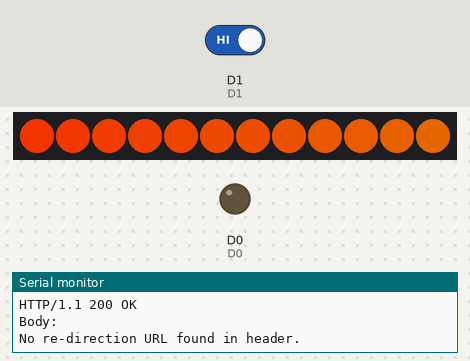
This sketch was run on a simulated ESP8266 (NodeMCU). On the bench: 12 RGB LEDs in strip order, left to right, output pins drawn as LEDs (lit = HIGH), the last lines printed to the serial monitor. Inputs (shaded band) come from the test bench; at power-on: D1 HIGH. Dim RGB values are drawn brighter than linear; WiFi joins after 1.5 s; servers stay silent unless stated; uploads are accepted with an empty reply.

Above: at 4.8 s.
4.9 s: D1 driven LOW
At 4.98 s:
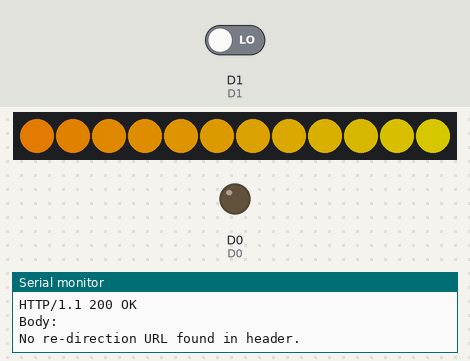
11.9 s: D1 driven HIGH
At 22.13 s:
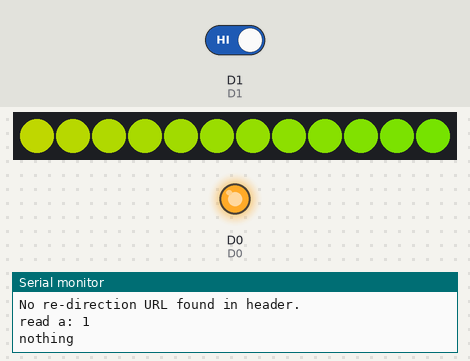
23.4 s: D1 driven LOW
At 31.5 s:
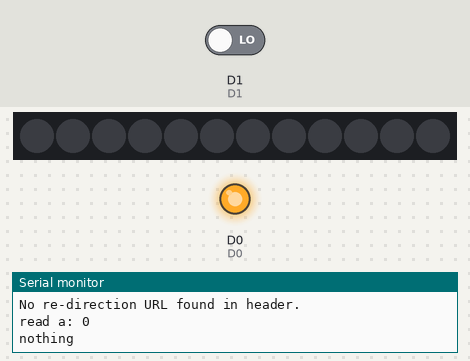
Timing chart, 0 to 33.0 s (numbered marks = the images above; inputs shaded):
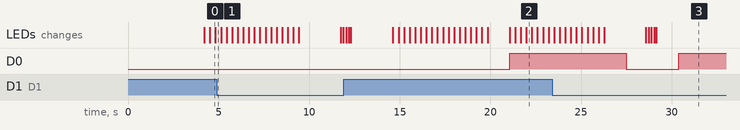

Measured:
- after the input at 4.9 s, D0: stays LOW (without the input it goes to HIGH after 5.8 s)
- after the input at 11.9 s, D0: LOW → HIGH after 9.2 s instead of 1.6 s; the LEDs: first differ from a run without the input after 2.7 s (image 2 shows a later state)
- after the input at 23.4 s, D0: HIGH → LOW after 4.1 s, → HIGH 2.9 s later

The sketch:

GoogleDocs.ino
```cpp
/*
    Taipei HackerSpace IOT online check-in system
    Modified by Rudi. Repo at http://github.com/todocono/ESPRedirect
    Date: 2016-07-18

    HTTPS with follow-redirect example
    Created by Sujay S. Phadke, 2016

    Based on the WifiClientSecure example by
    Ivan Grokhotkov
 *  *
    This example is in public domain.
*/

#include <Adafruit_NeoPixel.h>

#define D0 16     //onboard LED
#define D1 5
#define D2 4
#define D3 0
#define D4 2      //onboard LED
#define D5 14
#define D6 12
#define D7 13
#define D8 15   //needs to be open when flashing

#define PIN D2

#include <ESP8266WiFi.h>
#include "HTTPSRedirect.h"
Adafruit_NeoPixel strip = Adafruit_NeoPixel(12, PIN, NEO_GRB + NEO_KHZ800);

// Replace with your network credentials
const char* ssid = "TPE-Hackerspace";
const char* password = "HN74874666";

static boolean newState;
static boolean oldState;
const char* host = "script.google.com";
const char* googleRedirHost = "script.googleusercontent.com";
const char *GScriptId = "AKfycbwIoZSoplXOlg67FiBS1zdNO5APHmOVMpM8nWJ2Pwa3ny1cswc";


// Google sheet hosted at  https://docs.google.com/spreadsheets/d/1EjDXjxsU1T6WPc_2eDv9oyeZjQBobPMp4C9s1Qw9QYs/edit?usp=sharing
// Google Script hosted at https://script.google.com/macros/s/AKfycbwIoZSoplXOlg67FiBS1zdNO5APHmOVMpM8nWJ2Pwa3ny1cswc/exec
// Note that the script gets a value that is the ID of the user

const int httpsPort = 443;

// http://askubuntu.com/questions/156620/how-to-verify-the-ssl-fingerprint-by-command-line-wget-curl/
// echo | openssl s_client -connect script.google.com:443 |& openssl x509 -fingerprint -noout

// SHA1 fingerprint of the certificate
//these are fingerprints from other locations/MACs:
//const char* fingerprint = "94 2F 19 F7 A8 B4 5B 09 90 34 36 B2 2A C4 7F 17 06 AC 6A 2E";
//const char* fingerprint = "F0 5C 74 77 3F 6B 25 D7 3B 66 4D 43 2F 7E BC 5B E9 28 86 AD";
//const char* fingerprint2 = "94 64 D8 75 DE 5D 3A E6 3B A7 B6 15 52 72 CC 51 7A BA 2B BE";

//this is the fingerprint obtained on 2016-07-19
const char* fingerprint = "66 53 78 0C FF 9B F4 FB FE 3F 6F 0B E2 05 EC E4 8F C9 C4 55";

//userID is the ID that refers to who opened the door
int userID = 0;

// Write to Google Spreadsheet to open the door
String urlOpen = String("/macros/s/") + GScriptId + "/exec?value=" + userID;
// Write to Google Calendar that nobody is in there
String urlClose = String("/macros/s/") + GScriptId + "/exec?value=0";

// Read from Google Spreadsheet  (we could display with LEDs if somebody is in there or not
//String url3 = String("/macros/s/") + GScriptId + "/exec?read";


void setup() {

  strip.begin();
  strip.show(); // Initialize all pixels to 'off'

  Serial.begin(9600);
  Serial.println();
  Serial.print("Connecting to wifi: ");
  Serial.println(ssid);
  // flush() is needed to print the above (connecting...) message reliably,
  // in case the wireless connection doesn't go through
  Serial.flush();

  WiFi.begin(ssid, password);
  while (WiFi.status() != WL_CONNECTED) {
    delay(500);
    Serial.print(".");
  }
  Serial.println("");
  Serial.println("WiFi connected");
  Serial.println("IP address: ");
  Serial.println(WiFi.localIP());

  // Use HTTPSRedirect class to create TLS connection
  HTTPSRedirect client(httpsPort);
  Serial.print("Connecting to ");
  Serial.println(host);

  bool flag = false;
  for (int i = 0; i < 5; i++) {
    int retval = client.connect(host, httpsPort);
    if (retval == 1) {
      flag = true;
      break;
    }
    else
      Serial.println("Connection failed. Retrying...");
  }

  Serial.flush();
  if (!flag) {
    Serial.print("Could not connect to server: ");
    Serial.println(host);
    Serial.println("Exiting...");
    return;
  }

  Serial.flush();
  if (client.verify(fingerprint, host)) {
    Serial.println("Certificate match.");
  } else {
    Serial.println("Certificate mis-match");
  }

  // Note: setup() must finish within approx. 1s, or the the watchdog timer
  // will reset the chip. Hence don't put too many requests in setup()
  // ref: https://github.com/esp8266/Arduino/issues/34

  Serial.print("Requesting URL: ");
  Serial.println(urlClose);

  client.printRedir(urlClose, host, googleRedirHost);
  Serial.println("========== Taipei Hackerspace Closed =============");

  //Serial.print("Requesting URL: ");
  //Serial.println(urlOpen);

  //client.printRedir(url2, host, googleRedirHost);
  //Serial.println("==============================================================================");

  pinMode(D1, INPUT); // a switch
  pinMode(D0, OUTPUT); // an onboard LED
}

void loop() {
  HTTPSRedirect client(httpsPort);

  if (!client.connected())           // to keep the connection alive
    client.connect(host, httpsPort); // if it's disconnected, re-connect

  //the bug detected was that no actual post action was being done in here

  newState = digitalRead(D1);
  Serial.print( "read a: " );
  Serial.println( newState );

  // We use D1 as an input to read wether a switch has been flipped or not
  // Here could be the right spot to expand into RFID or other behaviors
  if (newState != oldState ) {
    oldState = newState;            // changes the state
    digitalWrite( D0, LOW); // switches an LED

    Serial.println( "state changed" );
    userID = newState;              //here we can input the ID from the user

    String url = String("/macros/s/") + GScriptId + "/exec?value=" + userID;
    client.printRedir(url, host, googleRedirHost);


  }
  else {
    digitalWrite( D0, HIGH); // switches OFF the LED
    Serial.println( "nothing" );
    userID = 0;
    //client.printRedir(urlClose, host, googleRedirHost);
  }

  if ( newState ) {
      rainbow(20);
    }
    else{
      colorWipe(strip.Color(0, 0, 0), 50); // turns them off
    }

  // this is note from Sujay, the original author. We didn't register any reboots on NodeMCU:
  // In my testing on a ESP-01, a delay of less than 1500 resulted
  // in a crash and reboot after about 50 loop runs.
  delay(1000);
}


// Fill the dots one after the other with a color
void colorWipe(uint32_t c, uint8_t wait) {
  for (uint16_t i = 0; i < strip.numPixels(); i++) {
    strip.setPixelColor(i, c);
    strip.show();
    delay(wait);
  }
}

void rainbow(uint8_t wait) {
  uint16_t i, j;

  for (j = 0; j < 256; j++) {
    for (i = 0; i < strip.numPixels(); i++) {
      strip.setPixelColor(i, Wheel((i + j) & 255));
    }
    strip.show();
    delay(wait);
  }
}

// Slightly different, this makes the rainbow equally distributed throughout
void rainbowCycle(uint8_t wait) {
  uint16_t i, j;

  for (j = 0; j < 256 * 5; j++) { // 5 cycles of all colors on wheel
    for (i = 0; i < strip.numPixels(); i++) {
      strip.setPixelColor(i, Wheel(((i * 256 / strip.numPixels()) + j) & 255));
    }
    strip.show();
    delay(wait);
  }
}

// Input a value 0 to 255 to get a color value.
// The colours are a transition r - g - b - back to r.
uint32_t Wheel(byte WheelPos) {
  WheelPos = 255 - WheelPos;
  if (WheelPos < 85) {
    return strip.Color(255 - WheelPos * 3, 0, WheelPos * 3);
  }
  if (WheelPos < 170) {
    WheelPos -= 85;
    return strip.Color(0, WheelPos * 3, 255 - WheelPos * 3);
  }
  WheelPos -= 170;
  return strip.Color(WheelPos * 3, 255 - WheelPos * 3, 0);
}
```

HTTPSRedirect.cpp
```cpp
/*  HTTPS with follow-redirect
 *  Created by Sujay S. Phadke, 2016
 *  All rights reserved.
 *
 */
// to-do: Use 'F' macro for storing strings
// to-do: remove spurious characters in the message body

#include "HTTPSRedirect.h"

// from LarryD, Arduino forum
#define DEBUG   //If you comment this line, the DPRINT & DPRINTLN lines are defined as blank.
#ifdef DEBUG    //Macros are usually in all capital letters.
  #define DPRINT(...)    Serial.print(__VA_ARGS__)     //DPRINT is a macro, debug print
  #define DPRINTLN(...)  Serial.println(__VA_ARGS__)   //DPRINTLN is a macro, debug print with new line
#else
  #define DPRINT(...)     //now defines a blank line
  #define DPRINTLN(...)   //now defines a blank line
#endif

HTTPSRedirect::HTTPSRedirect(const int p, const char* fp, bool c)
    : httpsPort(p), redirFingerprint(fp), fpCheck(c){
}

HTTPSRedirect::HTTPSRedirect(const int p)
    : httpsPort(p){
      fpCheck = false;
}

HTTPSRedirect::~HTTPSRedirect(){
}

bool HTTPSRedirect::printRedir(String& url, const char* host, const char* redirHost){
  return printRedir(url.c_str(), host, redirHost);
}

bool HTTPSRedirect::printRedir(const char* url, const char* host, const char* redirHost){

  int redirFlag = false;

  // Check if connection to host is alive
  if (!connected()){
    Serial.println("Error! Not connected to host.");
    return false;
  }
  // HTTP headers must be terminated with a "\r\n\r\n"
  // http://stackoverflow.com/questions/6686261/what-at-the-bare-minimum-is-required-for-an-http-request
  // http://serverfault.com/questions/163511/what-is-the-mandatory-information-a-http-request-header-must-contain
  String Request = createRequest(url, host);

  (Request);
  // make request
  print(Request);

  String line;
  String redirUrl;

  DPRINTLN("Detecting re-direction.");
  DPRINTLN(redirHost);

  while (connected()) {
    line = readStringUntil('\n');
    DPRINTLN(line);
    if (line == "\r") {
      DPRINTLN("END OF HEADER");
      //DPRINTLN(line);
      break;
    }

    if (find("Location: ") ){
      find((char *)redirHost);
      DPRINTLN("Found re-direction URL!");
      redirUrl = readStringUntil('\n');
      redirFlag = true;
      break;
    }
    /*
    if (finder.findUntil("chunked", "\n\r") ){
      break;
    }*/
  }

  DPRINTLN("Body:\n");
  if (verboseInfo)
    fetchData(true, false);
  else
    flush();

  if (!redirFlag){
    DPRINTLN("No re-direction URL found in header.");
    return false;
  }
  //flush();
  //stop();

  DPRINTLN("Redirected URL:");
  DPRINTLN(redirUrl);

  Request = createRequest(redirUrl.c_str(), redirHost);

  DPRINTLN("Connecting to:");
  DPRINTLN(redirHost);

  if (!connect(redirHost, httpsPort)) {
    Serial.println("Connection to re-directed host failed!");
    return 0;
  }

  if (fpCheck){
    if (verify(redirFingerprint, redirHost)) {
      Serial.println("Re-directed host certificate match.");
    } else {
      Serial.println("Re-directed host certificate mis-match");
    }
  }

  DPRINTLN("Requesting re-directed URL.");
  DPRINTLN(Request);

  // Make request
  print(Request);

  DPRINTLN("Final Response:");

  fetchData(false, true);

  fetchData(true, false);

  flush();
  //stop();

  return true;
}

String HTTPSRedirect::createRequest(const char* url, const char* host){
  return String("GET ") + url + " HTTP/1.1\r\n" +
                          "Host: " + host + "\r\n" +
                          "User-Agent: ESP8266\r\n" +
                          (keepAlive ? "" : "Connection: close") +
                          "\r\n\r\n";

}

void HTTPSRedirect::fetchData(bool disp, bool header){
  String line;
  while (connected()) {
    line = readStringUntil('\n');

    if (disp)
      Serial.println(line);

    if (line == "\r") {
      if (disp){
        if (header)
          DPRINTLN("END OF HEADER");
        else
          DPRINTLN("END OF RESPONSE");
          //DPRINTLN(line);
      }
      break;
    }
  }
}
```

HTTPSRedirect.h
```cpp
/*  HTTPS with follow-redirect
 *  Created by Sujay S. Phadke, 2016
 *  All rights reserved.
 *
 */

#include <WiFiClientSecure.h>

class HTTPSRedirect : public WiFiClientSecure {
  private:
    const int httpsPort;
    const char* redirFingerprint;
    bool fpCheck = false;
    bool keepAlive = true;
    bool verboseInfo = false;

  public:
    HTTPSRedirect(const int, const char*, bool);
    HTTPSRedirect(const int);
    ~HTTPSRedirect();

    bool printRedir(const char*, const char*, const char*);
    bool printRedir(String&, const char*, const char*);
    String createRequest(const char*, const char*);
    void fetchData(bool, bool);

};
```
